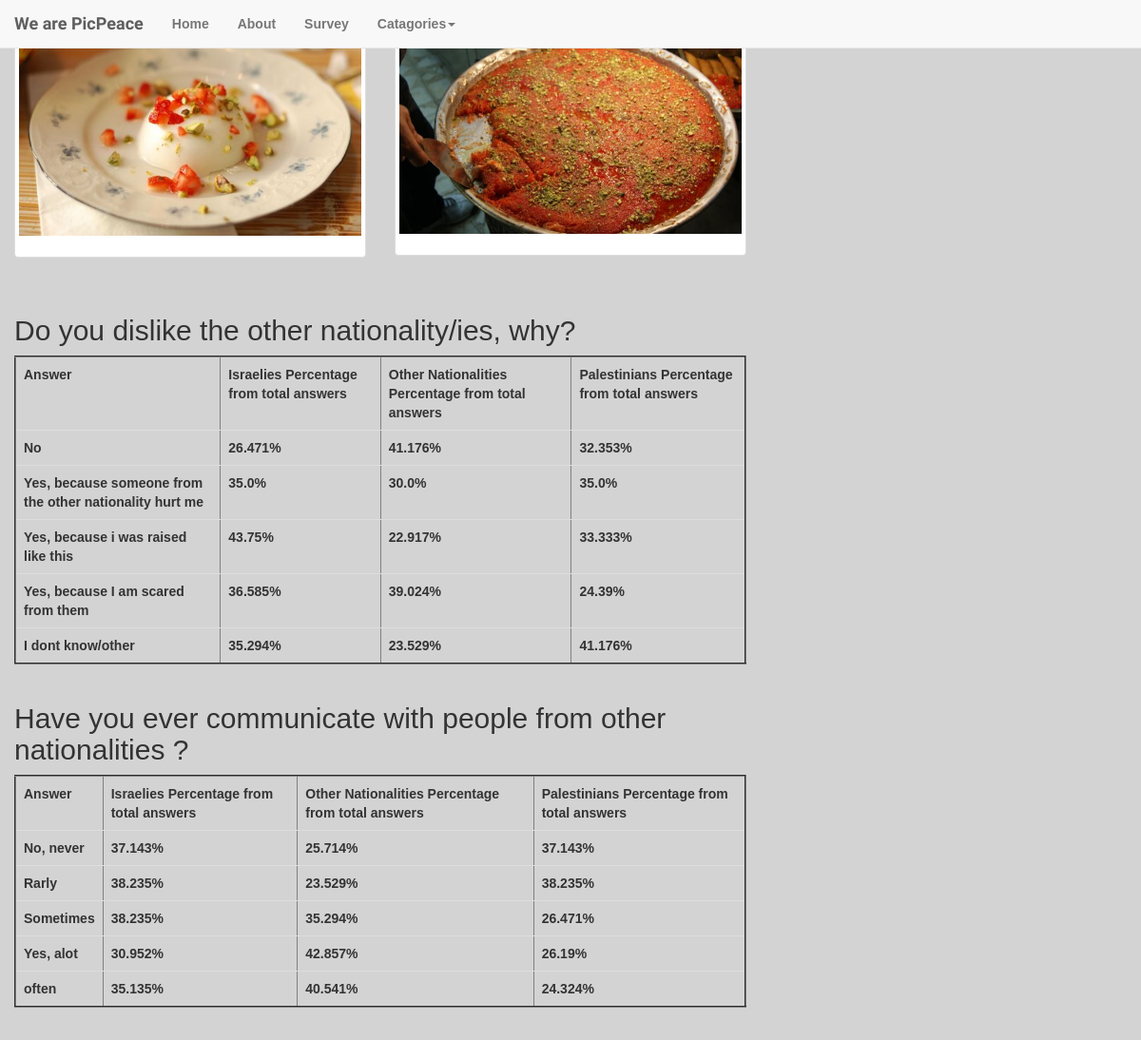
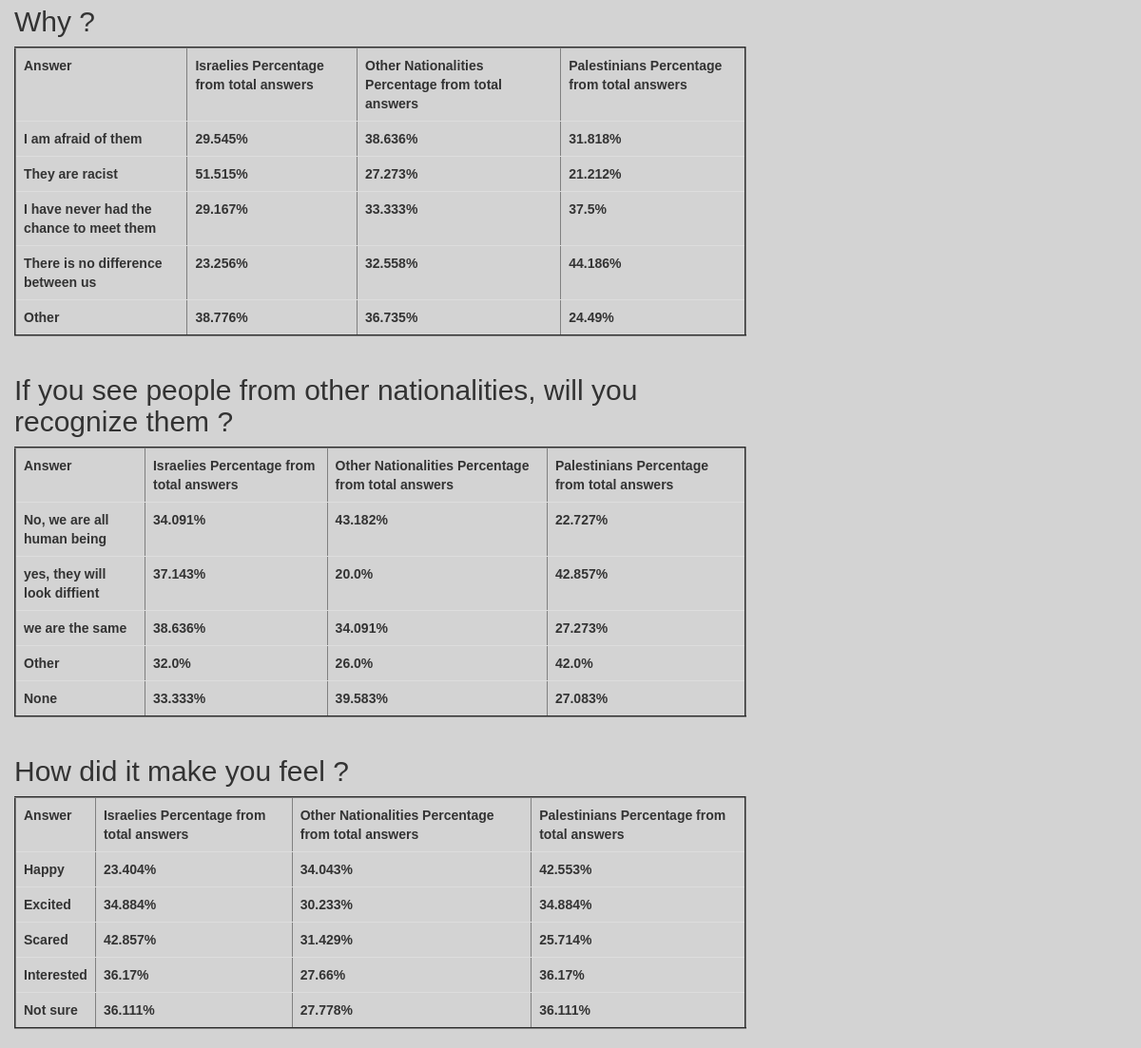
The page /statistics/1/ on the database its author committed (2 pictures, top to bottom).
### database_setup.py (models this page shows)
class Picture(Base):
    __tablename__ = 'picture'
    id = Column(Integer, primary_key=True)
    path = Column(String)
    category = Column(String)
    cover = Column(Boolean)
    discription=Column(String)

class Question(Base):
    __tablename__ = 'question'
    id = Column(Integer, primary_key=True)
    text = Column(String(15))
    a1 = Column(String(30))
    a2 = Column(String(60))
    a3 = Column(String(30))
    a4 = Column(String(30))
    a5 = Column(String(30))

### web_app.py (the view)
@app.route('/statistics/<int:pair_id>/')
def answer_statistics(pair_id):
    questions=session.query(Question).all()
    statistics = {}
    for q in questions:
        question_id = q.id
        '''print
        print (question_id)
        print (pair_id)
        print'''
        answers = session.query(Answer).filter_by(pair_id=pair_id, question_id=question_id).all()
        num_answers = float(len(answers))
        histogram = {'a1': 0, 'a2': 0, 'a3': 0, 'a4': 0, 'a5': 0}
        totals={'a1': 0, 'a2': 0, 'a3': 0, 'a4': 0, 'a5': 0}
        n_dic={'Israeli':{'a1': 0, 'a2': 0, 'a3': 0, 'a4': 0, 'a5': 0}, 'Palestinian':{'a1': 0, 'a2': 0, 'a3': 0, 'a4': 0, 'a5': 0}, 'Other':{'a1': 0, 'a2': 0, 'a3': 0, 'a4': 0, 'a5': 0}}
        for answer in answers:
                if answer.selected.isdigit():
                    n_dic[answer.nationality]['a'+answer.selected] += 1
                    totals['a'+answer.selected]+=1
        for nationality in n_dic.keys():
            for answer in n_dic[nationality]:
                if totals[answer]!=0:
                    n_dic[nationality][answer]*=100.0/totals[answer]
                    n_dic[nationality][answer]=round(n_dic[nationality][answer]*1000)/1000.0
        statistics[q.id] = n_dic
        print n_dic
    pair=session.query(Pair).filter_by(id=pair_id).first()
    pic1=session.query(Picture).filter_by(id=pair.pic1_id).first()
    pic2=session.query(Picture).filter_by(id=pair.pic2_id).first()
    return render_template('statistics.html', q=q, pic1=pic1, pic2=pic2, questions=questions, stats=statistics)

### templates/statistics.html (shortened to what this page needs)
<!DOCTYPE html>
<html>
<head>
	<link rel="stylesheet" href="http://maxcdn.bootstrapcdn.com/bootstrap/3.3.6/css/bootstrap.min.css">
	<link rel="stylesheet" type="text/css" href="{{ url_for('static', filename='styles.css') }}">
</head>
<body>
 <nav class="navbar navbar-default navbar-fixed-top">
        <div class="container-fluid">
          <div class="navbar-header">
            <a class="navbar-brand" href="#">We are PicPeace</a>
          </div>
          <div id="navbar" class="navbar-collapse collapse">
            <ul class="nav navbar-nav">
              <li><a href="{{ url_for('main_page') }}">Home</a></li>
              <li><a href="{{ url_for('aboutus') }}">About</a></li>
              <li><a href="{{ url_for('survey') }}">Survey</a></li>
              <li class="dropdown">
                <a href="#" class="dropdown-toggle" data-toggle="dropdown" role="button" aria-haspopup="true" aria-expanded="false">Catagories<span class="caret"></span></a>
              </li>
            </ul>
          </div>
        </div>
      </nav>
	<div class="container-fluid">
		<div class="row">
  <div class="col-sm-6 col-md-4">
    <div class="thumbnail">
      <img src="{{url_for ('static' , filename=pic1.path)}}">
      <div class="caption">
      </div>
    </div>
  </div>
  <div class="col-sm-6 col-md-4">
    <div class="thumbnail">
      <img src="{{url_for ('static' , filename=pic2.path)}}">
      <div class="caption">
      </div>
    </div>
  </div>
  </div>
  <br/>
  {% for q in questions%}
<div class="row">
<div class="col-md-8">
<h2>{{q.text}}</h2>
<table class="table table-hover" border="2">
    <tr>
      <th>Answer</th>
      <th>Israelies Percentage from total answers</th>
      <th>Other Nationalities Percentage from total answers</th>
      <th>Palestinians Percentage from total answers</th>
    </tr>
    <tr>
      <td> {{q.a1}}</td>
      {%for n in stats[q.id]%}
      <td>{{stats[q.id][n]['a1']}}%</td>
      {%endfor%}
    </tr>
    <tr>
      <td> {{q.a2}}</td>
      {%for n in stats[q.id]%}
      <td>{{stats[q.id][n]['a2']}}%</td>
      {%endfor%}
    </tr>
    <tr>
      <td> {{q.a3}}</td>
      {%for n in stats[q.id]%}
      <td>{{stats[q.id][n]['a3']}}%</td>
      {%endfor%}
    </tr>
    <tr>
      <td> {{q.a4}}</td>
      {%for n in stats[q.id]%}
      <td>{{stats[q.id][n]['a4']}}%</td>
      {%endfor%}
    </tr>
    <tr>
      <td> {{q.a5}}</td>
      {%for n in stats[q.id]%}
      <td>{{stats[q.id][n]['a5']}}%</td>
      {%endfor%}
    </tr>
  </table>
</div></div>
  {%endfor%}
	</div>
</body>
</html>

### static/styles.css (style rules this page uses)
body, html { font-family: 'Ubuntu', sans-serif; font-weight: bold; background: url("http://www.pixeden.com/media/k2/galleries/165/001-subtle-light-pattern-background-texture-vol5.jpg") no-repeat fixed center; background-size:cover; height: 100%; background-repeat: no-repeat; background-color: #d3d3d3; padding-top: 0px; }
.navbar-brand { font-family: 'Shadows Into Light Two', cursive; }

### rows shown on the page
Picture: path (picture)
Picture: path (picture)
Question: text "Do you dislike the other nationality/ies, why?", a1 "No", stats "26.471" "41.176" "32.353", a2 "Yes, because someone from the other nationality hurt me", stats "35.0" "30.0" "35.0", a3 "Yes, because i was raised like this", stats "43.75" "22.917" "33.333", a4 "Yes, because I am scared from them", stats "36.585" "39.024" "24.39", a5 "I dont know/other", stats "35.294" "23.529" "41.176"
Question: text "Have you ever communicate with people from other nationalities ?", a1 "No, never", stats "37.143" "25.714" "37.143", a2 "Rarly", stats "38.235" "23.529" "38.235", a3 "Sometimes", stats "38.235" "35.294" "26.471", a4 "Yes, alot", stats "30.952" "42.857" "26.19", a5 "often", stats "35.135" "40.541" "24.324"
Question: text "Why ?", a1 "I am afraid of them", stats "29.545" "38.636" "31.818", a2 "They are racist", stats "51.515" "27.273" "21.212", a3 "I have never had the chance to meet them", stats "29.167" "33.333" "37.5", a4 "There is no difference between us", stats "23.256" "32.558" "44.186", a5 "Other", stats "38.776" "36.735" "24.49"
Question: text "If you see people from other nationalities, will you recognize them ?", a1 "No, we are all human being", stats "34.091" "43.182" "22.727", a2 "yes, they will look diffient", stats "37.143" "20.0" "42.857", a3 "we are the same", stats "38.636" "34.091" "27.273", a4 "Other", stats "32.0" "26.0" "42.0", a5 "None", stats "33.333" "39.583" "27.083"
Question: text "How did it make you feel ?", a1 "Happy", stats "23.404" "34.043" "42.553", a2 "Excited", stats "34.884" "30.233" "34.884", a3 "Scared", stats "42.857" "31.429" "25.714", a4 "Interested", stats "36.17" "27.66" "36.17", a5 "Not sure", stats "36.111" "27.778" "36.111"
